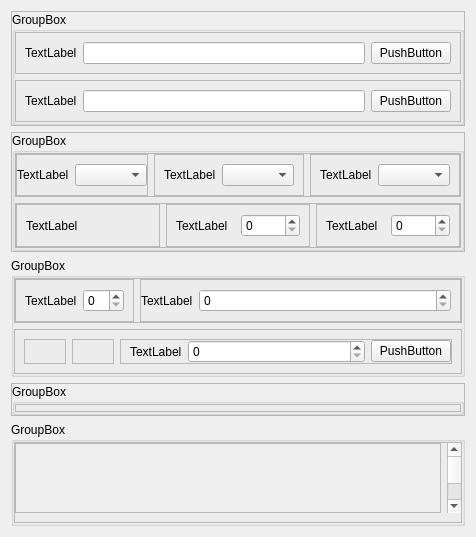
                  <widget class="QWidget" name="tab_3">
                   <attribute name="title">
                    <string>Tab 1</string>
                   </attribute>
                   <layout class="QVBoxLayout" name="verticalLayout_9">
                    <item alignment="Qt::AlignTop">
                     <widget class="QFrame" name="frame_37">
                      <property name="frameShape">
                       <enum>QFrame::StyledPanel</enum>
                      </property>
                      <property name="frameShadow">
                       <enum>QFrame::Raised</enum>
                      </property>
                      <layout class="QVBoxLayout" name="verticalLayout_12">
                       <property name="leftMargin">
                        <number>0</number>
                       </property>
                       <property name="topMargin">
                        <number>0</number>
                       </property>
                       <property name="rightMargin">
                        <number>0</number>
                       </property>
                       <property name="bottomMargin">
                        <number>0</number>
                       </property>
                       <item>
                        <widget class="QGroupBox" name="groupBox">
                         <property name="title">
                          <string>GroupBox</string>
                         </property>
                         <layout class="QVBoxLayout" name="verticalLayout_13">
                          <property name="leftMargin">
                           <number>0</number>
                          </property>
                          <property name="topMargin">
                           <number>0</number>
                          </property>
                          <property name="rightMargin">
                           <number>0</number>
                          </property>
                          <property name="bottomMargin">
                           <number>0</number>
                          </property>
                          <item>
                           <widget class="QFrame" name="frame_39">
                            <property name="frameShape">
                             <enum>QFrame::StyledPanel</enum>
                            </property>
                            <property name="frameShadow">
                             <enum>QFrame::Raised</enum>
                            </property>
                            <layout class="QHBoxLayout" name="horizontalLayout_30">
                             <item>
                              <widget class="QLabel" name="label_13">
                               <property name="text">
                                <string>TextLabel</string>
                               </property>
                              </widget>
                             </item>
                             <item>
                              <widget class="QLineEdit" name="lineEdit_3"/>
                             </item>
                             <item>
                              <widget class="QPushButton" name="pushButton_31">
                               <property name="text">
                                <string>PushButton</string>
                               </property>
                              </widget>
                             </item>
                            </layout>
                           </widget>
                          </item>
                          <item>
                           <widget class="QFrame" name="frame_42">
                            <property name="frameShape">
                             <enum>QFrame::StyledPanel</enum>
                            </property>
                            <property name="frameShadow">
                             <enum>QFrame::Raised</enum>
                            </property>
                            <layout class="QHBoxLayout" name="horizontalLayout_32">
                             <item>
                              <widget class="QLabel" name="label_14">
                               <property name="text">
                                <string>TextLabel</string>
                               </property>
                              </widget>
                             </item>
                             <item>
                              <widget class="QLineEdit" name="lineEdit_4"/>
                             </item>
                             <item>
                              <widget class="QPushButton" name="pushButton_32">
                               <property name="text">
                                <string>PushButton</string>
                               </property>
                              </widget>
                             </item>
                            </layout>
                           </widget>
                          </item>
                         </layout>
                        </widget>
                       </item>
                      </layout>
                     </widget>
                    </item>
                    <item>
                     <widget class="QFrame" name="frame_38">
                      <property name="frameShape">
                       <enum>QFrame::StyledPanel</enum>
                      </property>
                      <property name="frameShadow">
                       <enum>QFrame::Raised</enum>
                      </property>
                      <layout class="QVBoxLayout" name="verticalLayout_11">
                       <property name="leftMargin">
                        <number>0</number>
                       </property>
                       <property name="topMargin">
                        <number>0</number>
                       </property>
                       <property name="rightMargin">
                        <number>0</number>
                       </property>
                       <property name="bottomMargin">
                        <number>0</number>
                       </property>
                       <item>
                        <widget class="QGroupBox" name="groupBox_2">
                         <property name="title">
                          <string>GroupBox</string>
                         </property>
                         <layout class="QVBoxLayout" name="verticalLayout_14">
                          <property name="leftMargin">
                           <number>0</number>
                          </property>
                          <property name="topMargin">
                           <number>0</number>
                          </property>
                          <property name="rightMargin">
                           <number>0</number>
                          </property>
                          <property name="bottomMargin">
                           <number>0</number>
                          </property>
                          <item>
                           <widget class="QFrame" name="frame_45">
                            <property name="frameShape">
                             <enum>QFrame::StyledPanel</enum>
                            </property>
                            <property name="frameShadow">
                             <enum>QFrame::Raised</enum>
                            </property>
                            <layout class="QHBoxLayout" name="horizontalLayout_33">
                             <property name="leftMargin">
                              <number>0</number>
                             </property>
                             <property name="topMargin">
                              <number>0</number>
                             </property>
                             <property name="rightMargin">
                              <number>0</number>
                             </property>
                             <property name="bottomMargin">
                              <number>0</number>
                             </property>
                             <item>
                              <widget class="QFrame" name="frame_46">
                               <property name="frameShape">
                                <enum>QFrame::StyledPanel</enum>
                               </property>
                               <property name="frameShadow">
                                <enum>QFrame::Raised</enum>
                               </property>
                               <layout class="QHBoxLayout" name="horizontalLayout_36">
                                <property name="leftMargin">
                                 <number>0</number>
                                </property>
                                <property name="topMargin">
                                 <number>0</number>
                                </property>
                                <property name="rightMargin">
                                 <number>0</number>
                                </property>
                                <property name="bottomMargin">
                                 <number>0</number>
                                </property>
                                <item>
                                 <widget class="QLabel" name="label">
                                  <property name="text">
                                   <string>TextLabel</string>
                                  </property>
                                 </widget>
                                </item>
                                <item>
                                 <widget class="QComboBox" name="comboBox"/>
                                </item>
                               </layout>
                              </widget>
                             </item>
                             <item>
                              <widget class="QFrame" name="frame_47">
                               <property name="frameShape">
                                <enum>QFrame::StyledPanel</enum>
                               </property>
                               <property name="frameShadow">
                                <enum>QFrame::Raised</enum>
                               </property>
                               <layout class="QHBoxLayout" name="horizontalLayout_35">
                                <item>
                                 <widget class="QLabel" name="label_15">
                                  <property name="text">
                                   <string>TextLabel</string>
                                  </property>
                                 </widget>
                                </item>
                                <item>
                                 <widget class="QComboBox" name="comboBox_2"/>
                                </item>
                               </layout>
                              </widget>
                             </item>
                             <item>
                              <widget class="QFrame" name="frame_48">
                               <property name="frameShape">
                                <enum>QFrame::StyledPanel</enum>
                               </property>
                               <property name="frameShadow">
                                <enum>QFrame::Raised</enum>
                               </property>
                               <layout class="QHBoxLayout" name="horizontalLayout_34">
                                <item>
                                 <widget class="QLabel" name="label_16">
                                  <property name="text">
                                   <string>TextLabel</string>
                                  </property>
                                 </widget>
                                </item>
                                <item>
                                 <widget class="QComboBox" name="comboBox_3"/>
                                </item>
                               </layout>
                              </widget>
                             </item>
                            </layout>
                           </widget>
                          </item>
                          <item>
                           <widget class="QFrame" name="frame_44">
                            <property name="frameShape">
                             <enum>QFrame::StyledPanel</enum>
                            </property>
                            <property name="frameShadow">
                             <enum>QFrame::Raised</enum>
                            </property>
                            <layout class="QHBoxLayout" name="horizontalLayout_37">
                             <property name="leftMargin">
                              <number>0</number>
                             </property>
                             <property name="topMargin">
                              <number>0</number>
                             </property>
                             <property name="rightMargin">
                              <number>0</number>
                             </property>
                             <property name="bottomMargin">
                              <number>0</number>
                             </property>
                             <item>
                              <widget class="QFrame" name="frame_49">
                               <property name="frameShape">
                                <enum>QFrame::StyledPanel</enum>
                               </property>
                               <property name="frameShadow">
                                <enum>QFrame::Raised</enum>
                               </property>
                               <layout class="QHBoxLayout" name="horizontalLayout_41">
                                <item>
                                 <widget class="QLabel" name="label_17">
                                  <property name="text">
                                   <string>TextLabel</string>
                                  </property>
                                 </widget>
                                </item>
                               </layout>
                              </widget>
                             </item>
                             <item>
                              <widget class="QFrame" name="frame_50">
                               <property name="frameShape">
                                <enum>QFrame::StyledPanel</enum>
                               </property>
                               <property name="frameShadow">
                                <enum>QFrame::Raised</enum>
                               </property>
                               <layout class="QHBoxLayout" name="horizontalLayout_39">
                                <item>
                                 <widget class="QLabel" name="label_18">
                                  <property name="text">
                                   <string>TextLabel</string>
                                  </property>
                                 </widget>
                                </item>
                                <item>
                                 <widget class="QSpinBox" name="spinBox_4"/>
                                </item>
                               </layout>
                              </widget>
                             </item>
                             <item>
                              <widget class="QFrame" name="frame_51">
                               <property name="frameShape">
                                <enum>QFrame::StyledPanel</enum>
                               </property>
                               <property name="frameShadow">
                                <enum>QFrame::Raised</enum>
                               </property>
                               <layout class="QHBoxLayout" name="horizontalLayout_38">
                                <item>
                                 <widget class="QLabel" name="label_19">
                                  <property name="text">
                                   <string>TextLabel</string>
                                  </property>
                                 </widget>
                                </item>
                                <item>
                                 <widget class="QSpinBox" name="spinBox_5"/>
                                </item>
                               </layout>
                              </widget>
                             </item>
                            </layout>
                           </widget>
                          </item>
                         </layout>
                        </widget>
                       </item>
                      </layout>
                     </widget>
                    </item>
                    <item>
                     <widget class="QGroupBox" name="groupBox_3">
                      <property name="title">
                       <string>GroupBox</string>
                      </property>
                      <layout class="QVBoxLayout" name="verticalLayout_16">
                       <property name="leftMargin">
                        <number>0</number>
                       </property>
                       <property name="topMargin">
                        <number>0</number>
                       </property>
                       <property name="rightMargin">
                        <number>0</number>
                       </property>
                       <property name="bottomMargin">
                        <number>0</number>
                       </property>
                       <item>
                        <widget class="QFrame" name="frame_40">
                         <property name="frameShape">
                          <enum>QFrame::StyledPanel</enum>
                         </property>
                         <property name="frameShadow">
                          <enum>QFrame::Raised</enum>
                         </property>
                         <layout class="QHBoxLayout" name="horizontalLayout_42">
                          <property name="leftMargin">
                           <number>0</number>
                          </property>
                          <property name="topMargin">
                           <number>0</number>
                          </property>
                          <property name="rightMargin">
                           <number>0</number>
                          </property>
                          <property name="bottomMargin">
                           <number>0</number>
                          </property>
                          <item>
                           <widget class="QFrame" name="frame_54">
                            <property name="frameShape">
                             <enum>QFrame::StyledPanel</enum>
                            </property>
                            <property name="frameShadow">
                             <enum>QFrame::Raised</enum>
                            </property>
                            <layout class="QHBoxLayout" name="horizontalLayout_43">
                             <item alignment="Qt::AlignLeft">
                              <widget class="QLabel" name="label_21">
                               <property name="text">
                                <string>TextLabel</string>
                               </property>
                              </widget>
                             </item>
                             <item>
                              <widget class="QSpinBox" name="spinBox"/>
                             </item>
                            </layout>
                           </widget>
                          </item>
                          <item>
                           <widget class="QFrame" name="frame_55">
                            <property name="frameShape">
                             <enum>QFrame::StyledPanel</enum>
                            </property>
                            <property name="frameShadow">
                             <enum>QFrame::Raised</enum>
                            </property>
                            <layout class="QHBoxLayout" name="horizontalLayout_44">
                             <property name="leftMargin">
                              <number>0</number>
                             </property>
                             <property name="topMargin">
                              <number>0</number>
                             </property>
                             <property name="rightMargin">
                              <number>9</number>
                             </property>
                             <property name="bottomMargin">
                              <number>0</number>
                             </property>
                             <item alignment="Qt::AlignLeft">
                              <widget class="QLabel" name="label_22">
                               <property name="text">
                                <string>TextLabel</string>
                               </property>
                              </widget>
                             </item>
                             <item>
                              <widget class="QSpinBox" name="spinBox_2">
                               <property name="sizePolicy">
                                <sizepolicy hsizetype="Expanding" vsizetype="Fixed">
                                 <horstretch>0</horstretch>
                                 <verstretch>0</verstretch>
                                </sizepolicy>
                               </property>
                              </widget>
                             </item>
                            </layout>
                           </widget>
                          </item>
                         </layout>
                        </widget>
                       </item>
                       <item>
                        <widget class="QFrame" name="frame_53">
                         <property name="frameShape">
                          <enum>QFrame::StyledPanel</enum>
                         </property>
                         <property name="frameShadow">
                          <enum>QFrame::Raised</enum>
                         </property>
                         <layout class="QHBoxLayout" name="horizontalLayout_45">
                          <item alignment="Qt::AlignLeft">
                           <widget class="QFrame" name="frame_56">
                            <property name="frameShape">
                             <enum>QFrame::StyledPanel</enum>
                            </property>
                            <property name="frameShadow">
                             <enum>QFrame::Raised</enum>
                            </property>
                            <layout class="QHBoxLayout" name="horizontalLayout_46">
                             <property name="leftMargin">
                              <number>0</number>
                             </property>
                             <property name="topMargin">
                              <number>0</number>
                             </property>
                             <property name="rightMargin">
                              <number>0</number>
                             </property>
                             <property name="bottomMargin">
                              <number>0</number>
                             </property>
                             <item>
                              <spacer name="horizontalSpacer">
                               <property name="orientation">
                                <enum>Qt::Horizontal</enum>
                               </property>
                               <property name="sizeHint" stdset="0">
                                <size>
                                 <width>40</width>
                                 <height>20</height>
                                </size>
                               </property>
                              </spacer>
                             </item>
                            </layout>
                           </widget>
                          </item>
                          <item alignment="Qt::AlignLeft">
                           <widget class="QFrame" name="frame_58">
                            <property name="sizePolicy">
                             <sizepolicy hsizetype="Expanding" vsizetype="Preferred">
                              <horstretch>0</horstretch>
                              <verstretch>0</verstretch>
                             </sizepolicy>
                            </property>
                            <property name="frameShape">
                             <enum>QFrame::StyledPanel</enum>
                            </property>
                            <property name="frameShadow">
                             <enum>QFrame::Raised</enum>
                            </property>
                            <layout class="QHBoxLayout" name="horizontalLayout_48">
                             <property name="leftMargin">
                              <number>0</number>
                             </property>
                             <property name="topMargin">
                              <number>0</number>
                             </property>
                             <property name="rightMargin">
                              <number>0</number>
                             </property>
                             <property name="bottomMargin">
                              <number>0</number>
                             </property>
                             <item>
                              <spacer name="horizontalSpacer_2">
                               <property name="orientation">
                                <enum>Qt::Horizontal</enum>
                               </property>
                               <property name="sizeHint" stdset="0">
                                <size>
                                 <width>40</width>
                                 <height>20</height>
                                </size>
                               </property>
                              </spacer>
                             </item>
                            </layout>
                           </widget>
                          </item>
                          <item>
                           <widget class="QFrame" name="frame_57">
                            <property name="sizePolicy">
                             <sizepolicy hsizetype="Expanding" vsizetype="Preferred">
                              <horstretch>0</horstretch>
                              <verstretch>0</verstretch>
                             </sizepolicy>
                            </property>
                            <property name="frameShape">
                             <enum>QFrame::StyledPanel</enum>
                            </property>
                            <property name="frameShadow">
                             <enum>QFrame::Raised</enum>
                            </property>
                            <layout class="QHBoxLayout" name="horizontalLayout_47">
                             <property name="leftMargin">
                              <number>9</number>
                             </property>
                             <property name="topMargin">
                              <number>0</number>
                             </property>
                             <property name="rightMargin">
                              <number>0</number>
                             </property>
                             <property name="bottomMargin">
                              <number>0</number>
                             </property>
                             <item>
                              <widget class="QLabel" name="label_23">
                               <property name="text">
                                <string>TextLabel</string>
                               </property>
                              </widget>
                             </item>
                             <item>
                              <widget class="QSpinBox" name="spinBox_3">
                               <property name="sizePolicy">
                                <sizepolicy hsizetype="Expanding" vsizetype="Fixed">
                                 <horstretch>0</horstretch>
                                 <verstretch>0</verstretch>
                                </sizepolicy>
                               </property>
                              </widget>
                             </item>
                             <item>
                              <widget class="QPushButton" name="pushButton_33">
                               <property name="text">
                                <string>PushButton</string>
                               </property>
                              </widget>
                             </item>
                            </layout>
                           </widget>
                          </item>
                         </layout>
                        </widget>
                       </item>
                      </layout>
                     </widget>
                    </item>
                    <item>
                     <widget class="QFrame" name="frame_41">
                      <property name="frameShape">
                       <enum>QFrame::StyledPanel</enum>
                      </property>
                      <property name="frameShadow">
                       <enum>QFrame::Raised</enum>
                      </property>
                      <layout class="QVBoxLayout" name="verticalLayout_15">
                       <property name="leftMargin">
                        <number>0</number>
                       </property>
                       <property name="topMargin">
                        <number>0</number>
                       </property>
                       <property name="rightMargin">
                        <number>0</number>
                       </property>
                       <property name="bottomMargin">
                        <number>0</number>
                       </property>
                       <item>
                        <widget class="QGroupBox" name="groupBox_4">
                         <property name="title">
                          <string>GroupBox</string>
                         </property>
                         <layout class="QVBoxLayout" name="verticalLayout_17">
                          <property name="leftMargin">
                           <number>0</number>
                          </property>
                          <property name="topMargin">
                           <number>0</number>
                          </property>
                          <property name="rightMargin">
                           <number>0</number>
                          </property>
                          <property name="bottomMargin">
                           <number>0</number>
                          </property>
                          <item>
                           <widget class="QFrame" name="frame_59">
                            <property name="frameShape">
                             <enum>QFrame::StyledPanel</enum>
                            </property>
                            <property name="frameShadow">
                             <enum>QFrame::Raised</enum>
                            </property>
                           </widget>
                          </item>
                         </layout>
                        </widget>
                       </item>
                      </layout>
                     </widget>
                    </item>
                    <item>
                     <widget class="QGroupBox" name="groupBox_5">
                      <property name="title">
                       <string>GroupBox</string>
                      </property>
                      <layout class="QVBoxLayout" name="verticalLayout_19">
                       <property name="leftMargin">
                        <number>0</number>
                       </property>
                       <property name="topMargin">
                        <number>0</number>
                       </property>
                       <property name="rightMargin">
                        <number>0</number>
                       </property>
                       <property name="bottomMargin">
                        <number>0</number>
                       </property>
                       <item>
                        <widget class="QFrame" name="frame_61">
                         <property name="frameShape">
                          <enum>QFrame::StyledPanel</enum>
                         </property>
                         <property name="frameShadow">
                          <enum>QFrame::Raised</enum>
                         </property>
                         <layout class="QHBoxLayout" name="horizontalLayout_49">
                          <property name="leftMargin">
                           <number>0</number>
                          </property>
                          <property name="topMargin">
                           <number>0</number>
                          </property>
                          <property name="rightMargin">
                           <number>0</number>
                          </property>
                          <item>
                           <widget class="QScrollArea" name="scrollArea">
                            <property name="widgetResizable">
                             <bool>true</bool>
                            </property>
                            <widget class="QWidget" name="scrollAreaWidgetContents">
                             <property name="geometry">
                              <rect>
                               <x>0</x>
                               <y>0</y>
                               <width>406</width>
                               <height>403</height>
                              </rect>
                             </property>
                            </widget>
                           </widget>
                          </item>
                          <item>
                           <widget class="QScrollBar" name="verticalScrollBar">
                            <property name="orientation">
                             <enum>Qt::Vertical</enum>
                            </property>
                           </widget>
                          </item>
                         </layout>
                        </widget>
                       </item>
                      </layout>
                     </widget>
                    </item>
                   </layout>
                  </widget>
